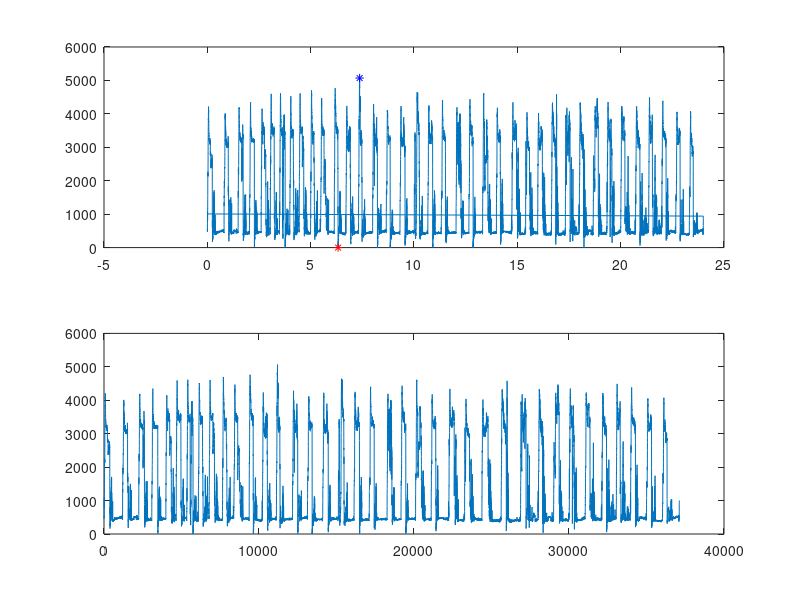

Reproduce this figure in MATLAB. (Note: this script raises an error after producing the figure.)
load veri;

Saat=datenum(Saat,'HH:MM:SS');
ts=Saat;
ts=ts-ts(1);
ts=ts*24;

veri=Veri;
a=input('alt limit degerini girin= ');
veri(veri<a)=0;
veri( all(veri), : ) = [];
veri(veri(:,1)== 0, :)= [];
% filtered=ismembertol(veri,1,0.001); %if needd

subplot(2,1,1)
% min
[val0,idx0] = min(Veri) ;
% max
[val1,idx1] = max(Veri) ; 
plot(ts,Veri);
hold on
plot(ts(idx0),Veri(idx0),'*r')
plot(ts(idx1),Veri(idx1),'*b')
puretime=length(veri);
veriplot=veri-a;
subplot(2,1,2)
plot(veriplot);
maks=max(veriplot);
minn=min(veriplot);

c=length(veri);
pureveri=(c/26)/60;
araliksaati=duration(hours(pureveri),'format','hh:mm')
energy=mean(veriplot);

title(['Alt limite gore ortalama = ' num2str(energy)]);
fprintf('\nMaks=%d\n',maks);
fprintf('Min=%d\n',minn);
fprintf('aralik saati sayi ile=%f saat\n',pureveri);
araliksaati

x=veriplot;
y=1:1:c;
y=transpose(y);
Int = cumtrapz(x);
Intv = @(a,b) max(Int(x<=b)) - min(Int(x>=a));
SegmentArea = Intv(0,c);
sonuc1=SegmentArea/(pureveri*60*26);
sonuc2=trapz(x)/(pureveri*60*26);

fprintf('Alan sonuc1: %f\n',sonuc1);
fprintf('integral ile sonuc2: %f\n',sonuc2);
fprintf('ortalama: %f\n',energy);


